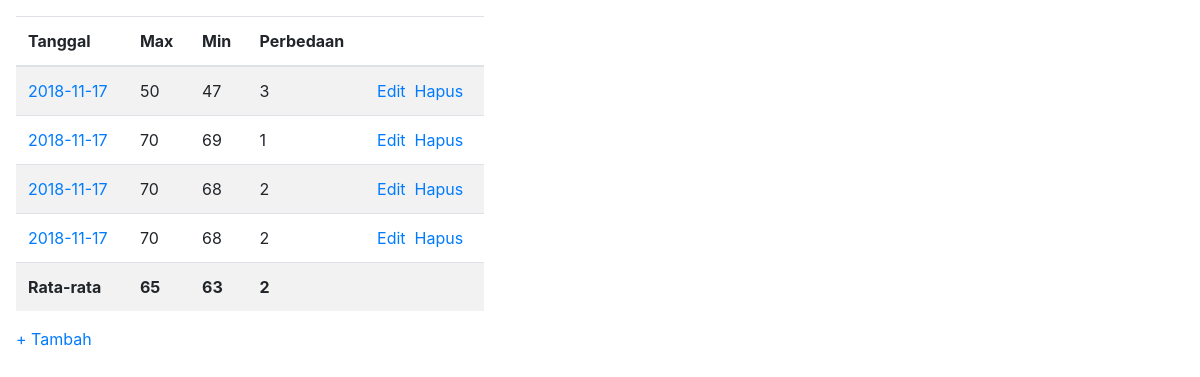
The page /case3/index.php on the database its author committed.
### tables this page shows
CREATE TABLE `berat` (
  `id` int(11) NOT NULL,
  `_max` float NOT NULL,
  `_min` float NOT NULL,
  `tanggal` date NOT NULL
);

### case3/controllers/BeratBadanController.php (called while the page is built, shortened)
<?php
class BeratBadanController
{
    private $beratBadan;
    public function __construct()
    {
        $this->beratBadan = new BeratBadan;
    }
    public function index()
    {
        $beratList = $this->beratBadan->all();
        include './views/home.php';
    }
}

### case3/models/BeratBadan.php (called while the page is built, shortened)
<?php
class BeratBadan
{
    private $db;
    public function __construct()
    {
        $servername = "127.0.0.1";
        $username = "root";
        $password = "";
        try {
            $conn = new PDO("mysql:host=$servername;dbname=beratbadan", $username, $password);
            $conn->setAttribute(PDO::ATTR_ERRMODE, PDO::ERRMODE_EXCEPTION);
            $this->db = $conn;
        } catch(PDOException $e) {
            echo 'Koneksi db gagal: '.$e->getMessage();
        }
    }
    public function all()
    {
        $stmt = $this->db->prepare("SELECT * FROM berat ORDER BY tanggal DESC");
        $stmt->execute();
        $results = $stmt->fetchAll(PDO::FETCH_OBJ);
        return $results;
    }
}

### case3/views/home.php (the view)
<?php include 'components/header.php' ?>
    <table class="table table-striped">
        <thead>
            <tr>
                <th>Tanggal</th>
                <th>Max</th>
                <th>Min</th>
                <th>Perbedaan</th>
                <th></th>
            </tr>
        </thead>
        <tbody>
            <?php $i = 0; $max_rate = 0; $min_rate = 0; $range_rate = 0; ?>
            <?php if ($beratList): foreach ($beratList as $berat): ?>
                <tr>
                    <td><a href="?detail&id=<?php echo $berat->id ?>"><?php echo $berat->tanggal ?></a></td>
                    <td><?php echo $berat->_max ?></td>
                    <td><?php echo $berat->_min ?></td>
                    <td><?php echo $range = ($berat->_max - $berat->_min) ?></td>
                    <td>
                        <a href="?edit&id=<?php echo $berat->id ?>">Edit</a>&nbsp;
                        <a href="?delete&id=<?php echo $berat->id ?>" onclick="return confirm('Are you sure?')">Hapus</a>
                    </td>
                </tr>
                <?php $max_rate += $berat->_max; $min_rate += $berat->_min; $i++; $range_rate += $range; ?>
                <?php endforeach ?>
                <tr>
                    <td><strong>Rata-rata</strong></th>
                    <td><strong><?php echo round($max_rate/$i) ?></strong></th>
                    <td><strong><?php echo round($min_rate/$i) ?></strong></th>
                    <td><strong><?php echo round($range_rate/$i) ?></strong></th>
                    <td></td>
                </tr>
            <?php else: ?>
                <tr>
                    <td colspan="5">Data Kosong</td>
                </tr>
            <?php endif ?>
        </tbody>
    </table>
    <a href="?create">+ Tambah</a>
<?php include 'components/footer.php' ?>

### case3/index.php (shortened to what this page needs)
<?php
$beratBadanController = new \controllers\BeratBadanController;
if (isset($_GET['detail']) && isset($_GET['id'])) {
    $beratBadanController->show((int) $_GET['id']);
} else if (isset($_GET['create'])) {
    $beratBadanController->create();
} else if (isset($_POST['store'])) {
    $beratBadanController->store();
} else if (isset($_GET['edit']) && isset($_GET['id'])) {
    $beratBadanController->edit((int) $_GET['id']);
} else if (isset($_POST['update'])) {
    $beratBadanController->update();
} else if (isset($_GET['delete']) && isset($_GET['id'])) {
    $beratBadanController->delete((int) $_GET['id']);
} else {
    $beratBadanController->index();
}

### case3/views/components/header.php (shortened to what this page needs)
<!DOCTYPE html>
<html lang="en">
<head>
    <link rel="stylesheet" href="https://stackpath.bootstrapcdn.com/bootstrap/4.1.3/css/bootstrap.min.css">
</head>
<body class="p-3 col-5">

### case3/views/components/footer.php
</body>
</html>

### rows shown on the page
berat: tanggal "2018-11-17", _max "50", _min "47", $range = ($berat->_max - $berat->_min) "3"
berat: tanggal "2018-11-17", _max "70", _min "69", $range = ($berat->_max - $berat->_min) "1"
berat: tanggal "2018-11-17", _max "70", _min "68", $range = ($berat->_max - $berat->_min) "2"
berat: tanggal "2018-11-17", _max "70", _min "68", $range = ($berat->_max - $berat->_min) "2"

### other values the page prints
$max_rate/$i "65"
$min_rate/$i "63"
$range_rate/$i "2"
